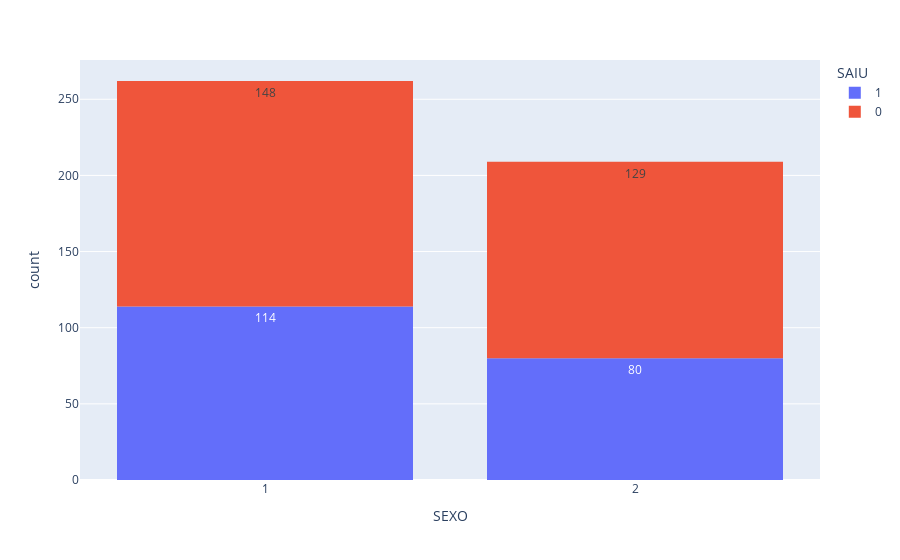

The notebook cell saved with this chart:
### Code cell
fig = px.histogram(vs_cad_basc, x='SEXO', color='SAIU', text_auto=True)
fig.show()

### Figure 1 — Plotly figure (JSON) as saved in the notebook; plotly's stock layout.template omitted (floating-point values rounded to 4 significant figures; data arrays with more than 128 entries replaced by an {"elided": "..."} marker saying what was removed)
{"data": [{"alignmentgroup": "True", "bingroup": "x", "hovertemplate": "SAIU=1<br>SEXO=%{x}<br>count=%{y}<extra></extra>", "legendgroup": "1", "marker": {"color": "#636efa", "pattern": {"shape": ""}}, "name": "1", "offsetgroup": "1", "orientation": "v", "showlegend": true, "texttemplate": "%{value}", "type": "histogram", "x": {"elided": "194 str values"}, "xaxis": "x", "yaxis": "y"}, {"alignmentgroup": "True", "bingroup": "x", "hovertemplate": "SAIU=0<br>SEXO=%{x}<br>count=%{y}<extra></extra>", "legendgroup": "0", "marker": {"color": "#EF553B", "pattern": {"shape": ""}}, "name": "0", "offsetgroup": "0", "orientation": "v", "showlegend": true, "texttemplate": "%{value}", "type": "histogram", "x": {"elided": "277 str values"}, "xaxis": "x", "yaxis": "y"}], "layout": {"barmode": "relative", "legend": {"title": {"text": "SAIU"}, "tracegroupgap": 0}, "margin": {"t": 60}, "xaxis": {"anchor": "y", "domain": [0, 1], "title": {"text": "SEXO"}}, "yaxis": {"anchor": "x", "domain": [0, 1], "title": {"text": "count"}}}}
